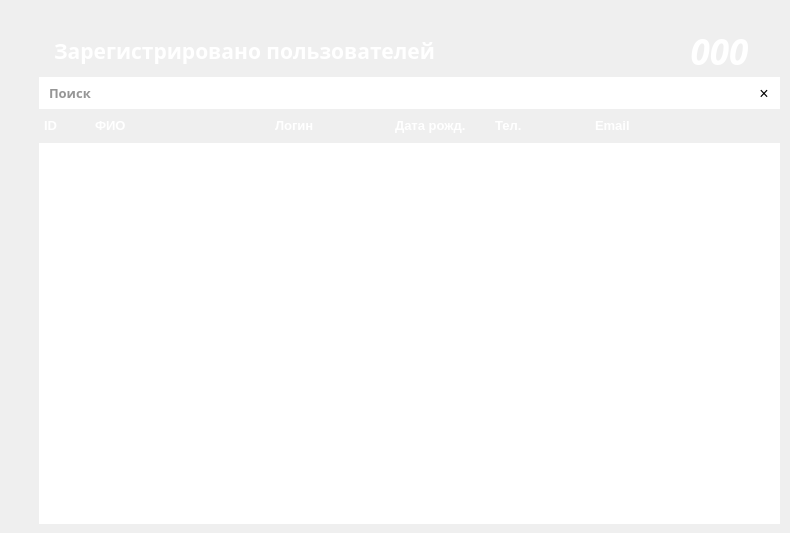
    <widget class="QWidget" name="searchWidget">
     <property name="styleSheet">
      <string notr="true">#searchWidget
{
	background:#2D2D2D;
	background-image: url(:/Imagine/imagine/backtop.png);
	border-bottom-right-radius: 16px;
}</string>
     </property>
     <widget class="QLabel" name="label_4">
      <property name="enabled">
       <bool>true</bool>
      </property>
      <property name="geometry">
       <rect>
        <x>39</x>
        <y>26</y>
        <width>741</width>
        <height>51</height>
       </rect>
      </property>
      <property name="font">
       <font>
        <family>Segoe UI Black</family>
        <bold>true</bold>
       </font>
      </property>
      <property name="styleSheet">
       <string notr="true"/>
      </property>
      <property name="text">
       <string/>
      </property>
      <property name="pixmap">
       <pixmap resource="resources.qrc">:/Imagine/imagine/empcardbg.png</pixmap>
      </property>
      <property name="scaledContents">
       <bool>true</bool>
      </property>
     </widget>
     <widget class="QLabel" name="label_7">
      <property name="geometry">
       <rect>
        <x>49</x>
        <y>26</y>
        <width>391</width>
        <height>51</height>
       </rect>
      </property>
      <property name="font">
       <font>
        <family>Segoe UI Black</family>
        <pointsize>14</pointsize>
        <bold>true</bold>
       </font>
      </property>
      <property name="text">
       <string>&lt;html&gt;&lt;head/&gt;&lt;body&gt;&lt;p align=&quot;center&quot;&gt;&lt;span style=&quot; font-size:16pt; color:#ffffff;&quot;&gt;Зарегистрировано пользователей&lt;/span&gt;&lt;/p&gt;&lt;/body&gt;&lt;/html&gt;</string>
      </property>
      <property name="margin">
       <number>9</number>
      </property>
     </widget>
     <widget class="QLabel" name="gstLabel">
      <property name="geometry">
       <rect>
        <x>664</x>
        <y>26</y>
        <width>111</width>
        <height>51</height>
       </rect>
      </property>
      <property name="font">
       <font>
        <family>Segoe UI Black</family>
        <pointsize>26</pointsize>
        <italic>true</italic>
        <bold>true</bold>
       </font>
      </property>
      <property name="styleSheet">
       <string notr="true">#gstLabel
{
	color:white;
	font-weight:bold;
}</string>
      </property>
      <property name="text">
       <string>&lt;html&gt;&lt;head/&gt;&lt;body&gt;&lt;p&gt;&lt;span style=&quot; color:#ffffff;&quot;&gt;000&lt;/span&gt;&lt;/p&gt;&lt;/body&gt;&lt;/html&gt;</string>
      </property>
      <property name="alignment">
       <set>Qt::AlignCenter</set>
      </property>
     </widget>
     <widget class="QLineEdit" name="searchTextBox">
      <property name="geometry">
       <rect>
        <x>39</x>
        <y>77</y>
        <width>709</width>
        <height>32</height>
       </rect>
      </property>
      <property name="font">
       <font>
        <family>Segoe UI Semibold</family>
        <pointsize>10</pointsize>
        <bold>true</bold>
       </font>
      </property>
      <property name="styleSheet">
       <string notr="true">#searchTextBox
{
	color: #2d2d2d;
	padding-left:8px;
	border:none;
}</string>
      </property>
      <property name="text">
       <string/>
      </property>
      <property name="placeholderText">
       <string>Поиск</string>
      </property>
     </widget>
     <widget class="QPushButton" name="pushButton">
      <property name="geometry">
       <rect>
        <x>748</x>
        <y>77</y>
        <width>32</width>
        <height>32</height>
       </rect>
      </property>
      <property name="font">
       <font>
        <pointsize>12</pointsize>
       </font>
      </property>
      <property name="styleSheet">
       <string notr="true">#pushButton
{
	border:none;
	color:black;
background:white;
}
#pushButton:hover
{
	border:none;
	color: rgb(111, 72, 157);
background:white;
}</string>
      </property>
      <property name="text">
       <string>×</string>
      </property>
     </widget>
     <widget class="QTableView" name="tableView">
      <property name="geometry">
       <rect>
        <x>39</x>
        <y>143</y>
        <width>741</width>
        <height>381</height>
       </rect>
      </property>
      <property name="sizePolicy">
       <sizepolicy hsizetype="Fixed" vsizetype="Fixed">
        <horstretch>0</horstretch>
        <verstretch>0</verstretch>
       </sizepolicy>
      </property>
      <property name="font">
       <font>
        <family>Segoe UI Semibold</family>
        <bold>true</bold>
       </font>
      </property>
      <property name="cursor" stdset="0">
       <cursorShape>ArrowCursor</cursorShape>
      </property>
      <property name="focusPolicy">
       <enum>Qt::NoFocus</enum>
      </property>
      <property name="autoFillBackground">
       <bool>false</bool>
      </property>
      <property name="styleSheet">
       <string notr="true">#QTableView
{
	background-color: rgb(0, 13, 255);



}</string>
      </property>
      <property name="frameShape">
       <enum>QFrame::NoFrame</enum>
      </property>
      <property name="verticalScrollBarPolicy">
       <enum>Qt::ScrollBarAlwaysOff</enum>
      </property>
      <property name="horizontalScrollBarPolicy">
       <enum>Qt::ScrollBarAlwaysOff</enum>
      </property>
      <property name="sizeAdjustPolicy">
       <enum>QAbstractScrollArea::AdjustIgnored</enum>
      </property>
      <property name="autoScroll">
       <bool>true</bool>
      </property>
      <property name="editTriggers">
       <set>QAbstractItemView::NoEditTriggers</set>
      </property>
      <property name="tabKeyNavigation">
       <bool>false</bool>
      </property>
      <property name="showDropIndicator" stdset="0">
       <bool>false</bool>
      </property>
      <property name="dragDropOverwriteMode">
       <bool>false</bool>
      </property>
      <property name="alternatingRowColors">
       <bool>true</bool>
      </property>
      <property name="selectionMode">
       <enum>QAbstractItemView::SingleSelection</enum>
      </property>
      <property name="selectionBehavior">
       <enum>QAbstractItemView::SelectRows</enum>
      </property>
      <property name="textElideMode">
       <enum>Qt::ElideLeft</enum>
      </property>
      <property name="showGrid">
       <bool>false</bool>
      </property>
      <property name="gridStyle">
       <enum>Qt::NoPen</enum>
      </property>
      <property name="sortingEnabled">
       <bool>true</bool>
      </property>
      <property name="cornerButtonEnabled">
       <bool>true</bool>
      </property>
      <attribute name="horizontalHeaderVisible">
       <bool>false</bool>
      </attribute>
      <attribute name="horizontalHeaderCascadingSectionResizes">
       <bool>false</bool>
      </attribute>
      <attribute name="horizontalHeaderMinimumSectionSize">
       <number>30</number>
      </attribute>
      <attribute name="horizontalHeaderDefaultSectionSize">
       <number>120</number>
      </attribute>
      <attribute name="horizontalHeaderHighlightSections">
       <bool>false</bool>
      </attribute>
      <attribute name="horizontalHeaderShowSortIndicator" stdset="0">
       <bool>true</bool>
      </attribute>
      <attribute name="horizontalHeaderStretchLastSection">
       <bool>false</bool>
      </attribute>
      <attribute name="verticalHeaderVisible">
       <bool>false</bool>
      </attribute>
      <attribute name="verticalHeaderMinimumSectionSize">
       <number>30</number>
      </attribute>
      <attribute name="verticalHeaderDefaultSectionSize">
       <number>30</number>
      </attribute>
      <attribute name="verticalHeaderShowSortIndicator" stdset="0">
       <bool>false</bool>
      </attribute>
     </widget>
     <widget class="QLabel" name="label_8">
      <property name="geometry">
       <rect>
        <x>39</x>
        <y>109</y>
        <width>51</width>
        <height>34</height>
       </rect>
      </property>
      <property name="font">
       <font>
        <pointsize>10</pointsize>
        <bold>true</bold>
       </font>
      </property>
      <property name="styleSheet">
       <string notr="true">#label_8
{
	color:white;
	padding-left:2px;
}</string>
      </property>
      <property name="text">
       <string>&lt;html&gt;&lt;head/&gt;&lt;body&gt;&lt;p&gt;ID&lt;/p&gt;&lt;/body&gt;&lt;/html&gt;</string>
      </property>
      <property name="alignment">
       <set>Qt::AlignLeading|Qt::AlignLeft|Qt::AlignVCenter</set>
      </property>
     </widget>
     <widget class="QLabel" name="label_21">
      <property name="geometry">
       <rect>
        <x>90</x>
        <y>109</y>
        <width>180</width>
        <height>34</height>
       </rect>
      </property>
      <property name="font">
       <font>
        <pointsize>10</pointsize>
        <bold>true</bold>
       </font>
      </property>
      <property name="styleSheet">
       <string notr="true">#label_21
{
	color:white;
	padding-left:2px;
}</string>
      </property>
      <property name="text">
       <string>&lt;html&gt;&lt;head/&gt;&lt;body&gt;&lt;p&gt;ФИО&lt;/p&gt;&lt;/body&gt;&lt;/html&gt;</string>
      </property>
      <property name="alignment">
       <set>Qt::AlignLeading|Qt::AlignLeft|Qt::AlignVCenter</set>
      </property>
     </widget>
     <widget class="QLabel" name="label_22">
      <property name="geometry">
       <rect>
        <x>270</x>
        <y>109</y>
        <width>120</width>
        <height>34</height>
       </rect>
      </property>
      <property name="font">
       <font>
        <pointsize>10</pointsize>
        <bold>true</bold>
       </font>
      </property>
      <property name="styleSheet">
       <string notr="true">#label_22
{
	color:white;
	padding-left:2px;
}</string>
      </property>
      <property name="text">
       <string>&lt;html&gt;&lt;head/&gt;&lt;body&gt;&lt;p&gt;Логин&lt;/p&gt;&lt;/body&gt;&lt;/html&gt;</string>
      </property>
      <property name="alignment">
       <set>Qt::AlignLeading|Qt::AlignLeft|Qt::AlignVCenter</set>
      </property>
     </widget>
     <widget class="QLabel" name="label_23">
      <property name="geometry">
       <rect>
        <x>390</x>
        <y>109</y>
        <width>100</width>
        <height>34</height>
       </rect>
      </property>
      <property name="font">
       <font>
        <pointsize>10</pointsize>
        <bold>true</bold>
       </font>
      </property>
      <property name="styleSheet">
       <string notr="true">#label_23
{
	color:white;
	padding-left:2px;
}</string>
      </property>
      <property name="text">
       <string>&lt;html&gt;&lt;head/&gt;&lt;body&gt;&lt;p&gt;Дата рожд.&lt;/p&gt;&lt;/body&gt;&lt;/html&gt;</string>
      </property>
      <property name="alignment">
       <set>Qt::AlignLeading|Qt::AlignLeft|Qt::AlignVCenter</set>
      </property>
     </widget>
     <widget class="QLabel" name="label_24">
      <property name="geometry">
       <rect>
        <x>490</x>
        <y>109</y>
        <width>100</width>
        <height>34</height>
       </rect>
      </property>
      <property name="font">
       <font>
        <pointsize>10</pointsize>
        <bold>true</bold>
       </font>
      </property>
      <property name="styleSheet">
       <string notr="true">#label_24
{
	color:white;
	padding-left:2px;
}</string>
      </property>
      <property name="text">
       <string>&lt;html&gt;&lt;head/&gt;&lt;body&gt;&lt;p&gt;Тел.&lt;/p&gt;&lt;/body&gt;&lt;/html&gt;</string>
      </property>
      <property name="alignment">
       <set>Qt::AlignLeading|Qt::AlignLeft|Qt::AlignVCenter</set>
      </property>
     </widget>
     <widget class="QLabel" name="label_25">
      <property name="geometry">
       <rect>
        <x>590</x>
        <y>109</y>
        <width>191</width>
        <height>34</height>
       </rect>
      </property>
      <property name="font">
       <font>
        <pointsize>10</pointsize>
        <bold>true</bold>
       </font>
      </property>
      <property name="layoutDirection">
       <enum>Qt::LeftToRight</enum>
      </property>
      <property name="styleSheet">
       <string notr="true">#label_25
{
	color:white;
	padding-left:2px;
}</string>
      </property>
      <property name="text">
       <string>&lt;html&gt;&lt;head/&gt;&lt;body&gt;&lt;p&gt;Email&lt;/p&gt;&lt;/body&gt;&lt;/html&gt;</string>
      </property>
      <property name="alignment">
       <set>Qt::AlignLeading|Qt::AlignLeft|Qt::AlignVCenter</set>
      </property>
     </widget>
     <widget class="QLabel" name="label_3">
      <property name="geometry">
       <rect>
        <x>39</x>
        <y>109</y>
        <width>741</width>
        <height>34</height>
       </rect>
      </property>
      <property name="text">
       <string/>
      </property>
      <property name="pixmap">
       <pixmap resource="resources.qrc">:/Imagine/imagine/empcardbg.png</pixmap>
      </property>
     </widget>
     <zorder>label_3</zorder>
     <zorder>label_4</zorder>
     <zorder>searchTextBox</zorder>
     <zorder>pushButton</zorder>
     <zorder>tableView</zorder>
     <zorder>label_8</zorder>
     <zorder>label_21</zorder>
     <zorder>label_22</zorder>
     <zorder>label_23</zorder>
     <zorder>label_24</zorder>
     <zorder>label_25</zorder>
     <zorder>label_7</zorder>
     <zorder>gstLabel</zorder>
    </widget>
